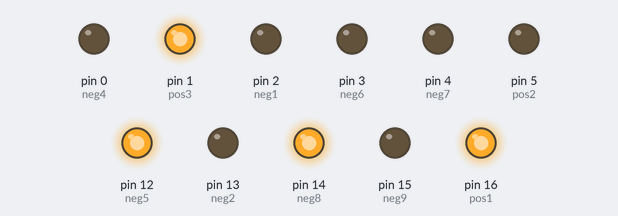
Simulated run of this sketch. Board: Arduino Uno, built with avr-gcc and run on an emulated ATmega328P. Shown: output pins drawn as LEDs (lit = HIGH).

Above: at 0.22 s.
At 0.67 s:
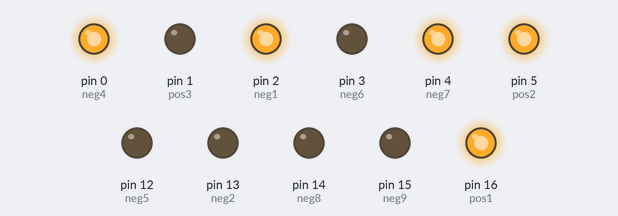
At 1.35 s:
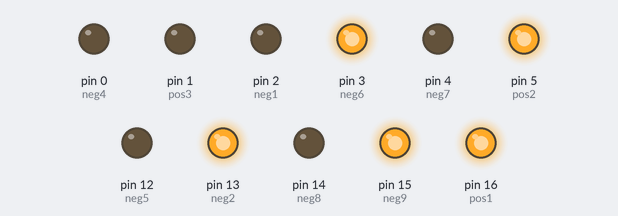
At 2.32 s:
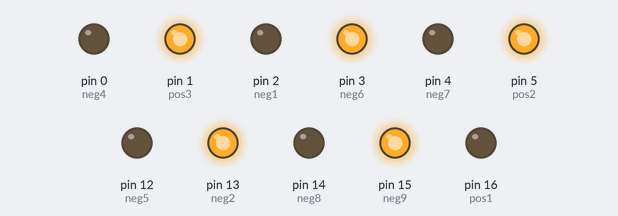
At 3.52 s:
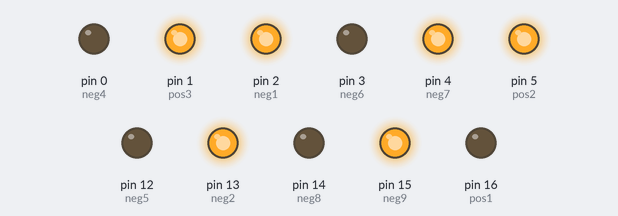
At 5.62 s:
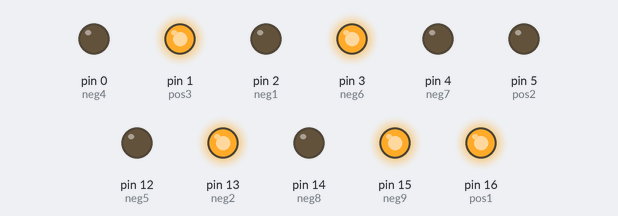
Timing chart, 0 to 5.9 s (numbered marks = the images above):
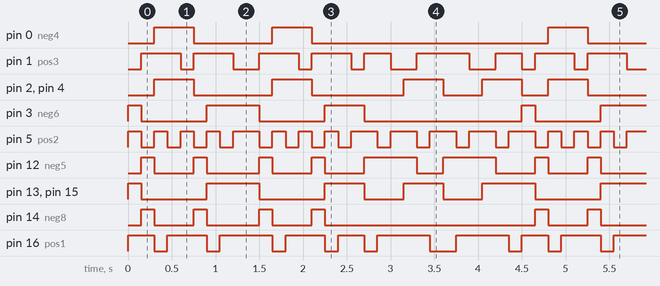

Measured:
- by itself, pin 0 (neg4): repeats every 4.5 s: LOW 0.90 s, HIGH 0.45 s, LOW 2.7 s, HIGH 0.45 s
- by itself, pin 3 (neg6): repeats every 4.5 s: LOW 0.75 s, HIGH 0.60 s, LOW 0.75 s, HIGH 0.45 s, LOW 1.8 s, HIGH 0.15 s
- by itself, pin 5 (pos2): moves between LOW and HIGH, repeating every 4.1 s
- by itself, pin 13 (neg2), pin 15 (neg9): repeats every 4.5 s: LOW 0.75 s, HIGH 0.60 s, LOW 0.75 s, 2 × (HIGH 0.45 s, LOW 0.45 s), HIGH 0.60 s
- by itself, pin 14 (neg8): repeats every 4.5 s: LOW 0.45 s, HIGH 0.15 s, LOW 0.60 s, HIGH 0.15 s, LOW 0.45 s, HIGH 0.15 s, LOW 2.4 s, HIGH 0.15 s
- by itself, pin 2 (neg1), pin 4 (neg7): repeats every 4.5 s: LOW 0.90 s, HIGH 0.45 s, LOW 1.1 s, HIGH 0.45 s, LOW 0.45 s, HIGH 0.45 s, LOW 0.30 s, HIGH 0.45 s
- by itself, pin 12 (neg5): repeats every 4.5 s: LOW 0.45 s, HIGH 0.15 s, LOW 0.60 s, 2 × (HIGH 0.15 s, LOW 0.45 s), HIGH 0.60 s, LOW 0.30 s, HIGH 0.60 s, LOW 0.45 s, HIGH 0.15 s

The sketch:

LED_Pattern.ino
```cpp
int neg1 = 2;
int neg2 = 13;
int neg3 = SCK;
int neg4 = 0;
int neg5 = 12;
int neg6 = 3;
int neg7 = 4;
int neg8 = 14;
int neg9 = 15;

int pos1 = 16;
int pos2 = 5;
int pos3 = 1;

int delay_time=100, j=0;


void setup() {

  pinMode(neg1, OUTPUT);
  pinMode(neg2, OUTPUT);
  pinMode(neg3, OUTPUT);
  pinMode(neg4, OUTPUT);
  pinMode(neg5, OUTPUT);
  pinMode(neg6, OUTPUT);
  pinMode(neg7, OUTPUT);
  pinMode(neg8, OUTPUT);
  pinMode(neg9, OUTPUT);

  pinMode(pos1, OUTPUT);
  pinMode(pos2, OUTPUT);
  pinMode(pos3, OUTPUT);
}

void loop() {
  for(j=0;j<6;j++)
  {
    digitalWrite(pos1, HIGH);
    digitalWrite(pos2, HIGH);
    digitalWrite(pos3, LOW);

    digitalWrite(neg1, LOW);
    digitalWrite(neg2, LOW);
    digitalWrite(neg3, HIGH);
    digitalWrite(neg4, LOW);
    digitalWrite(neg5, LOW);
    digitalWrite(neg6, HIGH);
    digitalWrite(neg7, LOW);
    digitalWrite(neg8, LOW);
    digitalWrite(neg9, HIGH);

    delay(150);

     digitalWrite(pos1, HIGH);
    digitalWrite(pos2, LOW);
    digitalWrite(pos3, HIGH);

    digitalWrite(neg1, LOW);
    digitalWrite(neg2, HIGH);
    digitalWrite(neg3, LOW);
    digitalWrite(neg4, LOW);
    digitalWrite(neg5, HIGH);
    digitalWrite(neg6, LOW);
    digitalWrite(neg7, LOW);
    digitalWrite(neg8, HIGH);
    digitalWrite(neg9, LOW);

    delay(150);

 digitalWrite(pos1, LOW);
    digitalWrite(pos2, HIGH);
    digitalWrite(pos3, HIGH);

    digitalWrite(neg1, HIGH);
    digitalWrite(neg2, LOW);
    digitalWrite(neg3, LOW);
    digitalWrite(neg4, HIGH);
    digitalWrite(neg5, LOW);
    digitalWrite(neg6, LOW);
    digitalWrite(neg7, HIGH);
    digitalWrite(neg8, LOW);
    digitalWrite(neg9, LOW);
delay(150);

     digitalWrite(pos1, HIGH);
    digitalWrite(pos2, LOW);
    digitalWrite(pos3, HIGH);


    digitalWrite(neg1, HIGH);
    digitalWrite(neg2, LOW);
    digitalWrite(neg3, LOW);
    digitalWrite(neg4, HIGH);
    digitalWrite(neg5, LOW);
    digitalWrite(neg6, LOW);
    digitalWrite(neg7, HIGH);
    digitalWrite(neg8, LOW);
    digitalWrite(neg9, LOW);
    delay(150);

    digitalWrite(pos1, HIGH);
    digitalWrite(pos2, HIGH);
    digitalWrite(pos3, LOW);

    digitalWrite(neg1, HIGH);
    digitalWrite(neg2, LOW);
    digitalWrite(neg3, LOW);
    digitalWrite(neg4, HIGH);
    digitalWrite(neg5, LOW);
    digitalWrite(neg6, LOW);
    digitalWrite(neg7, HIGH);
    digitalWrite(neg8, LOW);
    digitalWrite(neg9, LOW);

delay(150);

 digitalWrite(pos1, HIGH);
    digitalWrite(pos2, LOW);
    digitalWrite(pos3, HIGH);

    digitalWrite(neg1, LOW);
    digitalWrite(neg2, HIGH);
    digitalWrite(neg3, LOW);
    digitalWrite(neg4, LOW);
    digitalWrite(neg5, HIGH);
    digitalWrite(neg6, LOW);
    digitalWrite(neg7, LOW);
    digitalWrite(neg8, HIGH);
    digitalWrite(neg9, LOW);

delay(150);

 digitalWrite(pos1, LOW);
    digitalWrite(pos2, HIGH);
    digitalWrite(pos3, HIGH);

    digitalWrite(neg1, LOW);
    digitalWrite(neg2, LOW);
    digitalWrite(neg3, HIGH);
    digitalWrite(neg4, LOW);
    digitalWrite(neg5, LOW);
    digitalWrite(neg6, HIGH);
    digitalWrite(neg7, LOW);
    digitalWrite(neg8, LOW);
    digitalWrite(neg9, HIGH);
delay(150);

    digitalWrite(pos1, HIGH);
    digitalWrite(pos2, LOW);
    digitalWrite(pos3, HIGH);

    digitalWrite(neg1, LOW);
    digitalWrite(neg2, LOW);
    digitalWrite(neg3, HIGH);
    digitalWrite(neg4, LOW);
    digitalWrite(neg5, LOW);
    digitalWrite(neg6, HIGH);
    digitalWrite(neg7, LOW);
    digitalWrite(neg8, LOW);
    digitalWrite(neg9, HIGH);

    delay(150);


    digitalWrite(pos1, HIGH);
    digitalWrite(pos2, HIGH);
    digitalWrite(pos3, LOW);

    digitalWrite(neg1, LOW);
    digitalWrite(neg2, LOW);
    digitalWrite(neg3, HIGH);
    digitalWrite(neg4, LOW);
    digitalWrite(neg5, LOW);
    digitalWrite(neg6, HIGH);
    digitalWrite(neg7, LOW);
    digitalWrite(neg8, LOW);
    digitalWrite(neg9, HIGH);

    delay(150);

      digitalWrite(pos1, HIGH);
    digitalWrite(pos2, HIGH);
    digitalWrite(pos3, LOW);

    digitalWrite(neg1, LOW);
    digitalWrite(neg2, LOW);
    digitalWrite(neg3, HIGH);
    digitalWrite(neg4, LOW);
    digitalWrite(neg5, LOW);
    digitalWrite(neg6, HIGH);
    digitalWrite(neg7, LOW);
    digitalWrite(neg8, LOW);
    digitalWrite(neg9, HIGH);

    delay(150);

     digitalWrite(pos1, HIGH);
    digitalWrite(pos2, LOW);
    digitalWrite(pos3, HIGH);

    digitalWrite(neg1, LOW);
    digitalWrite(neg2, HIGH);
    digitalWrite(neg3, LOW);
    digitalWrite(neg4, LOW);
    digitalWrite(neg5, HIGH);
    digitalWrite(neg6, LOW);
    digitalWrite(neg7, LOW);
    digitalWrite(neg8, HIGH);
    digitalWrite(neg9, LOW);

    delay(150);

 digitalWrite(pos1, LOW);
    digitalWrite(pos2, HIGH);
    digitalWrite(pos3, HIGH);

    digitalWrite(neg1, HIGH);
    digitalWrite(neg2, LOW);
    digitalWrite(neg3, LOW);
    digitalWrite(neg4, HIGH);
    digitalWrite(neg5, LOW);
    digitalWrite(neg6, LOW);
    digitalWrite(neg7, HIGH);
    digitalWrite(neg8, LOW);
    digitalWrite(neg9, LOW);
delay(150);

     digitalWrite(pos1, HIGH);
    digitalWrite(pos2, LOW);
    digitalWrite(pos3, HIGH);


    digitalWrite(neg1, HIGH);
    digitalWrite(neg2, LOW);
    digitalWrite(neg3, LOW);
    digitalWrite(neg4, HIGH);
    digitalWrite(neg5, LOW);
    digitalWrite(neg6, LOW);
    digitalWrite(neg7, HIGH);
    digitalWrite(neg8, LOW);
    digitalWrite(neg9, LOW);
    delay(150);

    digitalWrite(pos1, HIGH);
    digitalWrite(pos2, HIGH);
    digitalWrite(pos3, LOW);

    digitalWrite(neg1, HIGH);
    digitalWrite(neg2, LOW);
    digitalWrite(neg3, LOW);
    digitalWrite(neg4, HIGH);
    digitalWrite(neg5, LOW);
    digitalWrite(neg6, LOW);
    digitalWrite(neg7, HIGH);
    digitalWrite(neg8, LOW);
    digitalWrite(neg9, LOW);

delay(150);

 digitalWrite(pos1, HIGH);
    digitalWrite(pos2, LOW);
    digitalWrite(pos3, HIGH);

    digitalWrite(neg1, LOW);
    digitalWrite(neg2, HIGH);
    digitalWrite(neg3, LOW);
    digitalWrite(neg4, LOW);
    digitalWrite(neg5, HIGH);
    digitalWrite(neg6, LOW);
    digitalWrite(neg7, LOW);
    digitalWrite(neg8, HIGH);
    digitalWrite(neg9, LOW);

delay(150);

 digitalWrite(pos1, LOW);
    digitalWrite(pos2, HIGH);
    digitalWrite(pos3, HIGH);

    digitalWrite(neg1, LOW);
    digitalWrite(neg2, LOW);
    digitalWrite(neg3, HIGH);
    digitalWrite(neg4, LOW);
    digitalWrite(neg5, LOW);
    digitalWrite(neg6, HIGH);
    digitalWrite(neg7, LOW);
    digitalWrite(neg8, LOW);
    digitalWrite(neg9, HIGH);
delay(150);

    digitalWrite(pos1, HIGH);
    digitalWrite(pos2, LOW);
    digitalWrite(pos3, HIGH);

    digitalWrite(neg1, LOW);
    digitalWrite(neg2, LOW);
    digitalWrite(neg3, HIGH);
    digitalWrite(neg4, LOW);
    digitalWrite(neg5, LOW);
    digitalWrite(neg6, HIGH);
    digitalWrite(neg7, LOW);
    digitalWrite(neg8, LOW);
    digitalWrite(neg9, HIGH);

    delay(150);


    digitalWrite(pos1, HIGH);
    digitalWrite(pos2, HIGH);
    digitalWrite(pos3, LOW);

    digitalWrite(neg1, LOW);
    digitalWrite(neg2, LOW);
    digitalWrite(neg3, HIGH);
    digitalWrite(neg4, LOW);
    digitalWrite(neg5, LOW);
    digitalWrite(neg6, HIGH);
    digitalWrite(neg7, LOW);
    digitalWrite(neg8, LOW);
    digitalWrite(neg9, HIGH);

    delay(150);

     digitalWrite(pos1, LOW);
    digitalWrite(pos2, HIGH);
    digitalWrite(pos3, HIGH);

    digitalWrite(neg1, LOW);
    digitalWrite(neg2, LOW);
    digitalWrite(neg3, LOW);
    digitalWrite(neg4, LOW);
    digitalWrite(neg5, HIGH);
    digitalWrite(neg6, LOW);
    digitalWrite(neg7, LOW);
    digitalWrite(neg8, LOW);
    digitalWrite(neg9, LOW);

    delay(150);

     digitalWrite(pos1, HIGH);
    digitalWrite(pos2, LOW);
    digitalWrite(pos3, HIGH);

    digitalWrite(neg1, LOW);
    digitalWrite(neg2, LOW);
    digitalWrite(neg3, LOW);
    digitalWrite(neg4, LOW);
    digitalWrite(neg5, HIGH);
    digitalWrite(neg6, LOW);
    digitalWrite(neg7, LOW);
    digitalWrite(neg8, LOW);
    digitalWrite(neg9, LOW);

    delay(150);

    digitalWrite(pos1, HIGH);
    digitalWrite(pos2, HIGH);
    digitalWrite(pos3, LOW);

    digitalWrite(neg1, LOW);
    digitalWrite(neg2, LOW);
    digitalWrite(neg3, LOW);
    digitalWrite(neg4, LOW);
    digitalWrite(neg5, HIGH);
    digitalWrite(neg6, LOW);
    digitalWrite(neg7, LOW);
    digitalWrite(neg8, LOW);
    digitalWrite(neg9, LOW);

    delay(150);

    digitalWrite(pos1, HIGH);
    digitalWrite(pos2, HIGH);
    digitalWrite(pos3, LOW);

    digitalWrite(neg1, HIGH);
    digitalWrite(neg2, LOW);
    digitalWrite(neg3, HIGH);
    digitalWrite(neg4, LOW);
    digitalWrite(neg5, HIGH);
    digitalWrite(neg6, LOW);
    digitalWrite(neg7, HIGH);
    digitalWrite(neg8, LOW);
    digitalWrite(neg9, HIGH);

    delay(150);

    digitalWrite(pos1, HIGH);
    digitalWrite(pos2, LOW);
    digitalWrite(pos3, HIGH);

    digitalWrite(neg1, HIGH);
    digitalWrite(neg2, LOW);
    digitalWrite(neg3, HIGH);
    digitalWrite(neg4, LOW);
    digitalWrite(neg5, LOW);
    digitalWrite(neg6, LOW);
    digitalWrite(neg7, HIGH);
    digitalWrite(neg8, LOW);
    digitalWrite(neg9, HIGH);

    delay(150);

     digitalWrite(pos1, LOW);
    digitalWrite(pos2, HIGH);
    digitalWrite(pos3, HIGH);

    digitalWrite(neg1, HIGH);
    digitalWrite(neg2, LOW);
    digitalWrite(neg3, HIGH);
    digitalWrite(neg4, LOW);
    digitalWrite(neg5, LOW);
    digitalWrite(neg6, LOW);
    digitalWrite(neg7, HIGH);
    digitalWrite(neg8, LOW);
    digitalWrite(neg9, HIGH);

    delay(150);

      digitalWrite(pos1, LOW);
    digitalWrite(pos2, HIGH);
    digitalWrite(pos3, HIGH);

    digitalWrite(neg1, LOW);
    digitalWrite(neg2, LOW);
    digitalWrite(neg3, LOW);
    digitalWrite(neg4, LOW);
    digitalWrite(neg5, HIGH);
    digitalWrite(neg6, LOW);
    digitalWrite(neg7, LOW);
    digitalWrite(neg8, LOW);
    digitalWrite(neg9, LOW);

    delay(150);

     digitalWrite(pos1, HIGH);
    digitalWrite(pos2, LOW);
    digitalWrite(pos3, HIGH);

    digitalWrite(neg1, LOW);
    digitalWrite(neg2, LOW);
    digitalWrite(neg3, LOW);
    digitalWrite(neg4, LOW);
    digitalWrite(neg5, HIGH);
    digitalWrite(neg6, LOW);
    digitalWrite(neg7, LOW);
    digitalWrite(neg8, LOW);
    digitalWrite(neg9, LOW);

    delay(150);

    digitalWrite(pos1, HIGH);
    digitalWrite(pos2, HIGH);
    digitalWrite(pos3, LOW);

    digitalWrite(neg1, LOW);
    digitalWrite(neg2, LOW);
    digitalWrite(neg3, LOW);
    digitalWrite(neg4, LOW);
    digitalWrite(neg5, HIGH);
    digitalWrite(neg6, LOW);
    digitalWrite(neg7, LOW);
    digitalWrite(neg8, LOW);
    digitalWrite(neg9, LOW);

    delay(150);

    digitalWrite(pos1, HIGH);
    digitalWrite(pos2, HIGH);
    digitalWrite(pos3, LOW);

    digitalWrite(neg1, HIGH);
    digitalWrite(neg2, LOW);
    digitalWrite(neg3, HIGH);
    digitalWrite(neg4, LOW);
    digitalWrite(neg5, HIGH);
    digitalWrite(neg6, LOW);
    digitalWrite(neg7, HIGH);
    digitalWrite(neg8, LOW);
    digitalWrite(neg9, HIGH);

    delay(150);

    digitalWrite(pos1, HIGH);
    digitalWrite(pos2, LOW);
    digitalWrite(pos3, HIGH);

    digitalWrite(neg1, HIGH);
    digitalWrite(neg2, LOW);
    digitalWrite(neg3, HIGH);
    digitalWrite(neg4, LOW);
    digitalWrite(neg5, LOW);
    digitalWrite(neg6, LOW);
    digitalWrite(neg7, HIGH);
    digitalWrite(neg8, LOW);
    digitalWrite(neg9, HIGH);

    delay(150);

     digitalWrite(pos1, LOW);
    digitalWrite(pos2, HIGH);
    digitalWrite(pos3, HIGH);

    digitalWrite(neg1, HIGH);
    digitalWrite(neg2, LOW);
    digitalWrite(neg3, HIGH);
    digitalWrite(neg4, LOW);
    digitalWrite(neg5, LOW);
    digitalWrite(neg6, LOW);
    digitalWrite(neg7, HIGH);
    digitalWrite(neg8, LOW);
    digitalWrite(neg9, HIGH);

    delay(150);
  }
}
```
